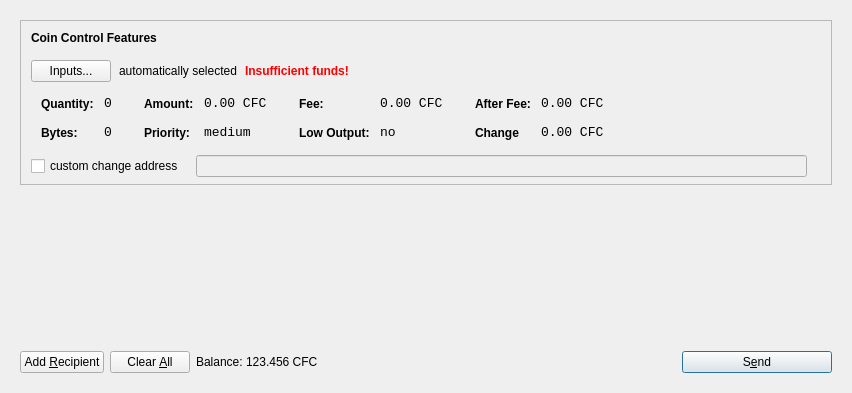
<?xml version="1.0" encoding="UTF-8"?>
<ui version="4.0">
 <class>SendCoinsDialog</class>
 <widget class="QDialog" name="SendCoinsDialog">
  <property name="geometry">
   <rect>
    <x>0</x>
    <y>0</y>
    <width>849</width>
    <height>393</height>
   </rect>
  </property>
  <property name="windowTitle">
   <string>Send Coins</string>
  </property>
  <layout class="QVBoxLayout" name="verticalLayout">
   <item>
    <widget class="QFrame" name="frameMain">
     <layout class="QVBoxLayout" name="verticalLayout_3">
      <item>
       <widget class="QFrame" name="frameCoinControl">
        <property name="sizePolicy">
         <sizepolicy hsizetype="Expanding" vsizetype="Expanding">
          <horstretch>0</horstretch>
          <verstretch>0</verstretch>
         </sizepolicy>
        </property>
        <property name="maximumSize">
         <size>
          <width>16777215</width>
          <height>16777215</height>
         </size>
        </property>
        <property name="frameShape">
         <enum>QFrame::StyledPanel</enum>
        </property>
        <property name="frameShadow">
         <enum>QFrame::Sunken</enum>
        </property>
        <layout class="QVBoxLayout" name="verticalLayoutCoinControl2">
         <property name="spacing">
          <number>6</number>
         </property>
         <property name="leftMargin">
          <number>0</number>
         </property>
         <property name="topMargin">
          <number>0</number>
         </property>
         <property name="rightMargin">
          <number>0</number>
         </property>
         <property name="bottomMargin">
          <number>6</number>
         </property>
         <item>
          <layout class="QVBoxLayout" name="verticalLayoutCoinControl" stretch="0,0,0,0,1">
           <property name="spacing">
            <number>0</number>
           </property>
           <property name="leftMargin">
            <number>10</number>
           </property>
           <property name="topMargin">
            <number>10</number>
           </property>
           <item>
            <layout class="QHBoxLayout" name="horizontalLayoutCoinControl1">
             <property name="bottomMargin">
              <number>15</number>
             </property>
             <item>
              <widget class="QLabel" name="labelCoinControlFeatures">
               <property name="sizePolicy">
                <sizepolicy hsizetype="Preferred" vsizetype="Maximum">
                 <horstretch>0</horstretch>
                 <verstretch>0</verstretch>
                </sizepolicy>
               </property>
               <property name="font">
                <font>
                 <weight>75</weight>
                 <bold>true</bold>
                </font>
               </property>
               <property name="styleSheet">
                <string notr="true">font-weight:bold;</string>
               </property>
               <property name="text">
                <string>Coin Control Features</string>
               </property>
              </widget>
             </item>
            </layout>
           </item>
           <item>
            <layout class="QHBoxLayout" name="horizontalLayoutCoinControl2" stretch="0,0,0,0">
             <property name="spacing">
              <number>8</number>
             </property>
             <property name="bottomMargin">
              <number>10</number>
             </property>
             <item>
              <widget class="QPushButton" name="pushButtonCoinControl">
               <property name="styleSheet">
                <string notr="true"/>
               </property>
               <property name="text">
                <string>Inputs...</string>
               </property>
              </widget>
             </item>
             <item>
              <widget class="QLabel" name="labelCoinControlAutomaticallySelected">
               <property name="text">
                <string>automatically selected</string>
               </property>
               <property name="margin">
                <number>5</number>
               </property>
              </widget>
             </item>
             <item>
              <widget class="QLabel" name="labelCoinControlInsuffFunds">
               <property name="font">
                <font>
                 <weight>75</weight>
                 <bold>true</bold>
                </font>
               </property>
               <property name="styleSheet">
                <string notr="true">color:red;font-weight:bold;</string>
               </property>
               <property name="text">
                <string>Insufficient funds!</string>
               </property>
               <property name="margin">
                <number>5</number>
               </property>
              </widget>
             </item>
             <item>
              <spacer name="horizontalSpacerCoinControl">
               <property name="orientation">
                <enum>Qt::Horizontal</enum>
               </property>
               <property name="sizeHint" stdset="0">
                <size>
                 <width>40</width>
                 <height>1</height>
                </size>
               </property>
              </spacer>
             </item>
            </layout>
           </item>
           <item>
            <widget class="QWidget" name="widgetCoinControl" native="true">
             <property name="sizePolicy">
              <sizepolicy hsizetype="Preferred" vsizetype="Preferred">
               <horstretch>0</horstretch>
               <verstretch>0</verstretch>
              </sizepolicy>
             </property>
             <property name="minimumSize">
              <size>
               <width>0</width>
               <height>0</height>
              </size>
             </property>
             <property name="styleSheet">
              <string notr="true"/>
             </property>
             <layout class="QHBoxLayout" name="horizontalLayoutCoinControl5">
              <property name="leftMargin">
               <number>0</number>
              </property>
              <property name="topMargin">
               <number>0</number>
              </property>
              <property name="rightMargin">
               <number>0</number>
              </property>
              <property name="bottomMargin">
               <number>0</number>
              </property>
              <item>
               <layout class="QHBoxLayout" name="horizontalLayoutCoinControl3" stretch="0,0,0,1">
                <property name="spacing">
                 <number>20</number>
                </property>
                <property name="topMargin">
                 <number>0</number>
                </property>
                <property name="bottomMargin">
                 <number>10</number>
                </property>
                <item>
                 <layout class="QFormLayout" name="formLayoutCoinControl1">
                  <property name="horizontalSpacing">
                   <number>10</number>
                  </property>
                  <property name="verticalSpacing">
                   <number>14</number>
                  </property>
                  <property name="leftMargin">
                   <number>10</number>
                  </property>
                  <property name="topMargin">
                   <number>4</number>
                  </property>
                  <property name="rightMargin">
                   <number>6</number>
                  </property>
                  <item row="0" column="0">
                   <widget class="QLabel" name="labelCoinControlQuantityText">
                    <property name="styleSheet">
                     <string notr="true">font-weight:bold;</string>
                    </property>
                    <property name="text">
                     <string>Quantity:</string>
                    </property>
                    <property name="margin">
                     <number>0</number>
                    </property>
                   </widget>
                  </item>
                  <item row="0" column="1">
                   <widget class="QLabel" name="labelCoinControlQuantity">
                    <property name="font">
                     <font>
                      <family>Monospace</family>
                      <pointsize>10</pointsize>
                     </font>
                    </property>
                    <property name="cursor">
                     <cursorShape>IBeamCursor</cursorShape>
                    </property>
                    <property name="contextMenuPolicy">
                     <enum>Qt::ActionsContextMenu</enum>
                    </property>
                    <property name="text">
                     <string>0</string>
                    </property>
                    <property name="margin">
                     <number>0</number>
                    </property>
                    <property name="textInteractionFlags">
                     <set>Qt::LinksAccessibleByMouse|Qt::TextSelectableByKeyboard|Qt::TextSelectableByMouse</set>
                    </property>
                   </widget>
                  </item>
                  <item row="1" column="0">
                   <widget class="QLabel" name="labelCoinControlBytesText">
                    <property name="styleSheet">
                     <string notr="true">font-weight:bold;</string>
                    </property>
                    <property name="text">
                     <string>Bytes:</string>
                    </property>
                   </widget>
                  </item>
                  <item row="1" column="1">
                   <widget class="QLabel" name="labelCoinControlBytes">
                    <property name="font">
                     <font>
                      <family>Monospace</family>
                      <pointsize>10</pointsize>
                     </font>
                    </property>
                    <property name="cursor">
                     <cursorShape>IBeamCursor</cursorShape>
                    </property>
                    <property name="contextMenuPolicy">
                     <enum>Qt::ActionsContextMenu</enum>
                    </property>
                    <property name="text">
                     <string>0</string>
                    </property>
                    <property name="textInteractionFlags">
                     <set>Qt::LinksAccessibleByMouse|Qt::TextSelectableByKeyboard|Qt::TextSelectableByMouse</set>
                    </property>
                   </widget>
                  </item>
                 </layout>
                </item>
                <item>
                 <layout class="QFormLayout" name="formLayoutCoinControl2">
                  <property name="horizontalSpacing">
                   <number>10</number>
                  </property>
                  <property name="verticalSpacing">
                   <number>14</number>
                  </property>
                  <property name="leftMargin">
                   <number>6</number>
                  </property>
                  <property name="topMargin">
                   <number>4</number>
                  </property>
                  <property name="rightMargin">
                   <number>6</number>
                  </property>
                  <item row="0" column="0">
                   <widget class="QLabel" name="labelCoinControlAmountText">
                    <property name="styleSheet">
                     <string notr="true">font-weight:bold;</string>
                    </property>
                    <property name="text">
                     <string>Amount:</string>
                    </property>
                    <property name="margin">
                     <number>0</number>
                    </property>
                   </widget>
                  </item>
                  <item row="0" column="1">
                   <widget class="QLabel" name="labelCoinControlAmount">
                    <property name="font">
                     <font>
                      <family>Monospace</family>
                      <pointsize>10</pointsize>
                     </font>
                    </property>
                    <property name="cursor">
                     <cursorShape>IBeamCursor</cursorShape>
                    </property>
                    <property name="contextMenuPolicy">
                     <enum>Qt::ActionsContextMenu</enum>
                    </property>
                    <property name="text">
                     <string>0.00 CFC</string>
                    </property>
                    <property name="textInteractionFlags">
                     <set>Qt::LinksAccessibleByMouse|Qt::TextSelectableByKeyboard|Qt::TextSelectableByMouse</set>
                    </property>
                   </widget>
                  </item>
                  <item row="1" column="0">
                   <widget class="QLabel" name="labelCoinControlPriorityText">
                    <property name="styleSheet">
                     <string notr="true">font-weight:bold;</string>
                    </property>
                    <property name="text">
                     <string>Priority:</string>
                    </property>
                   </widget>
                  </item>
                  <item row="1" column="1">
                   <widget class="QLabel" name="labelCoinControlPriority">
                    <property name="font">
                     <font>
                      <family>Monospace</family>
                      <pointsize>10</pointsize>
                     </font>
                    </property>
                    <property name="cursor">
                     <cursorShape>IBeamCursor</cursorShape>
                    </property>
                    <property name="contextMenuPolicy">
                     <enum>Qt::ActionsContextMenu</enum>
                    </property>
                    <property name="text">
                     <string>medium</string>
                    </property>
                    <property name="textInteractionFlags">
                     <set>Qt::LinksAccessibleByMouse|Qt::TextSelectableByKeyboard|Qt::TextSelectableByMouse</set>
                    </property>
                   </widget>
                  </item>
                 </layout>
                </item>
                <item>
                 <layout class="QFormLayout" name="formLayoutCoinControl3">
                  <property name="horizontalSpacing">
                   <number>10</number>
                  </property>
                  <property name="verticalSpacing">
                   <number>14</number>
                  </property>
                  <property name="leftMargin">
                   <number>6</number>
                  </property>
                  <property name="topMargin">
                   <number>4</number>
                  </property>
                  <property name="rightMargin">
                   <number>6</number>
                  </property>
                  <item row="0" column="0">
                   <widget class="QLabel" name="labelCoinControlFeeText">
                    <property name="styleSheet">
                     <string notr="true">font-weight:bold;</string>
                    </property>
                    <property name="text">
                     <string>Fee:</string>
                    </property>
                    <property name="margin">
                     <number>0</number>
                    </property>
                   </widget>
                  </item>
                  <item row="0" column="1">
                   <widget class="QLabel" name="labelCoinControlFee">
                    <property name="font">
                     <font>
                      <family>Monospace</family>
                      <pointsize>10</pointsize>
                     </font>
                    </property>
                    <property name="cursor">
                     <cursorShape>IBeamCursor</cursorShape>
                    </property>
                    <property name="contextMenuPolicy">
                     <enum>Qt::ActionsContextMenu</enum>
                    </property>
                    <property name="text">
                     <string>0.00 CFC</string>
                    </property>
                    <property name="textInteractionFlags">
                     <set>Qt::LinksAccessibleByMouse|Qt::TextSelectableByKeyboard|Qt::TextSelectableByMouse</set>
                    </property>
                   </widget>
                  </item>
                  <item row="1" column="0">
                   <widget class="QLabel" name="labelCoinControlLowOutputText">
                    <property name="styleSheet">
                     <string notr="true">font-weight:bold;</string>
                    </property>
                    <property name="text">
                     <string>Low Output:</string>
                    </property>
                   </widget>
                  </item>
                  <item row="1" column="1">
                   <widget class="QLabel" name="labelCoinControlLowOutput">
                    <property name="font">
                     <font>
                      <family>Monospace</family>
                      <pointsize>10</pointsize>
                     </font>
                    </property>
                    <property name="cursor">
                     <cursorShape>IBeamCursor</cursorShape>
                    </property>
                    <property name="contextMenuPolicy">
                     <enum>Qt::ActionsContextMenu</enum>
                    </property>
                    <property name="text">
                     <string>no</string>
                    </property>
                    <property name="textInteractionFlags">
                     <set>Qt::LinksAccessibleByMouse|Qt::TextSelectableByKeyboard|Qt::TextSelectableByMouse</set>
                    </property>
                   </widget>
                  </item>
                 </layout>
                </item>
                <item>
                 <layout class="QFormLayout" name="formLayoutCoinControl4">
                  <property name="horizontalSpacing">
                   <number>10</number>
                  </property>
                  <property name="verticalSpacing">
                   <number>14</number>
                  </property>
                  <property name="leftMargin">
                   <number>6</number>
                  </property>
                  <property name="topMargin">
                   <number>4</number>
                  </property>
                  <property name="rightMargin">
                   <number>6</number>
                  </property>
                  <item row="0" column="0">
                   <widget class="QLabel" name="labelCoinControlAfterFeeText">
                    <property name="styleSheet">
                     <string notr="true">font-weight:bold;</string>
                    </property>
                    <property name="text">
                     <string>After Fee:</string>
                    </property>
                    <property name="margin">
                     <number>0</number>
                    </property>
                   </widget>
                  </item>
                  <item row="0" column="1">
                   <widget class="QLabel" name="labelCoinControlAfterFee">
                    <property name="font">
                     <font>
                      <family>Monospace</family>
                      <pointsize>10</pointsize>
                     </font>
                    </property>
                    <property name="cursor">
                     <cursorShape>IBeamCursor</cursorShape>
                    </property>
                    <property name="contextMenuPolicy">
                     <enum>Qt::ActionsContextMenu</enum>
                    </property>
                    <property name="text">
                     <string>0.00 CFC</string>
                    </property>
                    <property name="textInteractionFlags">
                     <set>Qt::LinksAccessibleByMouse|Qt::TextSelectableByKeyboard|Qt::TextSelectableByMouse</set>
                    </property>
                   </widget>
                  </item>
                  <item row="1" column="0">
                   <widget class="QLabel" name="labelCoinControlChangeText">
                    <property name="styleSheet">
                     <string notr="true">font-weight:bold;</string>
                    </property>
                    <property name="text">
                     <string>Change</string>
                    </property>
                   </widget>
                  </item>
                  <item row="1" column="1">
                   <widget class="QLabel" name="labelCoinControlChange">
                    <property name="font">
                     <font>
                      <family>Monospace</family>
                      <pointsize>10</pointsize>
                     </font>
                    </property>
                    <property name="cursor">
                     <cursorShape>IBeamCursor</cursorShape>
                    </property>
                    <property name="contextMenuPolicy">
                     <enum>Qt::ActionsContextMenu</enum>
                    </property>
                    <property name="text">
                     <string>0.00 CFC</string>
                    </property>
                    <property name="textInteractionFlags">
                     <set>Qt::LinksAccessibleByMouse|Qt::TextSelectableByKeyboard|Qt::TextSelectableByMouse</set>
                    </property>
                   </widget>
                  </item>
                 </layout>
                </item>
               </layout>
              </item>
             </layout>
            </widget>
           </item>
           <item>
            <layout class="QHBoxLayout" name="horizontalLayoutCoinControl4" stretch="0,0,0">
             <property name="spacing">
              <number>12</number>
             </property>
             <property name="sizeConstraint">
              <enum>QLayout::SetDefaultConstraint</enum>
             </property>
             <property name="topMargin">
              <number>5</number>
             </property>
             <property name="rightMargin">
              <number>5</number>
             </property>
             <item>
              <widget class="QCheckBox" name="checkBoxCoinControlChange">
               <property name="text">
                <string>custom change address</string>
               </property>
              </widget>
             </item>
             <item>
              <widget class="QLineEdit" name="lineEditCoinControlChange">
               <property name="enabled">
                <bool>false</bool>
               </property>
               <property name="sizePolicy">
                <sizepolicy hsizetype="Expanding" vsizetype="Fixed">
                 <horstretch>0</horstretch>
                 <verstretch>0</verstretch>
                </sizepolicy>
               </property>
              </widget>
             </item>
             <item>
              <widget class="QLabel" name="labelCoinControlChangeLabel">
               <property name="sizePolicy">
                <sizepolicy hsizetype="Preferred" vsizetype="Expanding">
                 <horstretch>0</horstretch>
                 <verstretch>0</verstretch>
                </sizepolicy>
               </property>
               <property name="minimumSize">
                <size>
                 <width>0</width>
                 <height>0</height>
                </size>
               </property>
               <property name="text">
                <string/>
               </property>
               <property name="margin">
                <number>3</number>
               </property>
              </widget>
             </item>
            </layout>
           </item>
           <item>
            <spacer name="verticalSpacerCoinControl">
             <property name="orientation">
              <enum>Qt::Vertical</enum>
             </property>
             <property name="sizeHint" stdset="0">
              <size>
               <width>800</width>
               <height>1</height>
              </size>
             </property>
            </spacer>
           </item>
          </layout>
         </item>
        </layout>
       </widget>
      </item>
      <item>
       <widget class="QScrollArea" name="scrollArea">
        <property name="frameShape">
         <enum>QFrame::NoFrame</enum>
        </property>
        <property name="widgetResizable">
         <bool>true</bool>
        </property>
        <widget class="QWidget" name="scrollAreaWidgetContents">
         <property name="geometry">
          <rect>
           <x>0</x>
           <y>0</y>
           <width>813</width>
           <height>148</height>
          </rect>
         </property>
         <layout class="QVBoxLayout" name="verticalLayout_2">
          <property name="leftMargin">
           <number>0</number>
          </property>
          <property name="topMargin">
           <number>0</number>
          </property>
          <property name="rightMargin">
           <number>0</number>
          </property>
          <property name="bottomMargin">
           <number>0</number>
          </property>
          <item>
           <layout class="QVBoxLayout" name="entries">
            <property name="spacing">
             <number>6</number>
            </property>
           </layout>
          </item>
          <item>
           <spacer name="verticalSpacer">
            <property name="orientation">
             <enum>Qt::Vertical</enum>
            </property>
            <property name="sizeHint" stdset="0">
             <size>
              <width>20</width>
              <height>40</height>
             </size>
            </property>
           </spacer>
          </item>
         </layout>
        </widget>
       </widget>
      </item>
      <item>
       <layout class="QHBoxLayout" name="horizontalLayout">
        <item>
         <widget class="QPushButton" name="addButton">
          <property name="toolTip">
           <string>Send to multiple recipients at once</string>
          </property>
          <property name="text">
           <string>Add &amp;Recipient</string>
          </property>
          <property name="icon">
           <iconset resource="../coffeecoin.qrc">
            <normaloff>:/icons/add</normaloff>:/icons/add</iconset>
          </property>
          <property name="autoDefault">
           <bool>false</bool>
          </property>
         </widget>
        </item>
        <item>
         <widget class="QPushButton" name="clearButton">
          <property name="sizePolicy">
           <sizepolicy hsizetype="Minimum" vsizetype="Fixed">
            <horstretch>0</horstretch>
            <verstretch>0</verstretch>
           </sizepolicy>
          </property>
          <property name="toolTip">
           <string>Remove all transaction fields</string>
          </property>
          <property name="text">
           <string>Clear &amp;All</string>
          </property>
          <property name="icon">
           <iconset resource="../coffeecoin.qrc">
            <normaloff>:/icons/remove</normaloff>:/icons/remove</iconset>
          </property>
          <property name="autoRepeatDelay">
           <number>300</number>
          </property>
          <property name="autoDefault">
           <bool>false</bool>
          </property>
         </widget>
        </item>
        <item>
         <layout class="QHBoxLayout" name="horizontalLayout_2">
          <property name="spacing">
           <number>3</number>
          </property>
          <item>
           <widget class="QLabel" name="label">
            <property name="sizePolicy">
             <sizepolicy hsizetype="Preferred" vsizetype="Fixed">
              <horstretch>0</horstretch>
              <verstretch>0</verstretch>
             </sizepolicy>
            </property>
            <property name="text">
             <string>Balance:</string>
            </property>
           </widget>
          </item>
          <item>
           <widget class="QLabel" name="labelBalance">
            <property name="sizePolicy">
             <sizepolicy hsizetype="Preferred" vsizetype="Fixed">
              <horstretch>0</horstretch>
              <verstretch>0</verstretch>
             </sizepolicy>
            </property>
            <property name="cursor">
             <cursorShape>IBeamCursor</cursorShape>
            </property>
            <property name="text">
             <string>123.456 CFC</string>
            </property>
            <property name="textInteractionFlags">
             <set>Qt::LinksAccessibleByMouse|Qt::TextSelectableByKeyboard|Qt::TextSelectableByMouse</set>
            </property>
           </widget>
          </item>
         </layout>
        </item>
        <item>
         <spacer name="horizontalSpacer">
          <property name="orientation">
           <enum>Qt::Horizontal</enum>
          </property>
          <property name="sizeHint" stdset="0">
           <size>
            <width>40</width>
            <height>20</height>
           </size>
          </property>
         </spacer>
        </item>
        <item>
         <widget class="QPushButton" name="sendButton">
          <property name="minimumSize">
           <size>
            <width>150</width>
            <height>0</height>
           </size>
          </property>
          <property name="toolTip">
           <string>Confirm the send action</string>
          </property>
          <property name="text">
           <string>S&amp;end</string>
          </property>
          <property name="icon">
           <iconset resource="../coffeecoin.qrc">
            <normaloff>:/icons/send</normaloff>:/icons/send</iconset>
          </property>
          <property name="default">
           <bool>true</bool>
          </property>
         </widget>
        </item>
       </layout>
      </item>
     </layout>
     <zorder>scrollArea</zorder>
     <zorder>frameCoinControl</zorder>
    </widget>
   </item>
  </layout>
 </widget>
 <resources>
  <include location="../coffeecoin.qrc"/>
 </resources>
 <connections/>
</ui>
